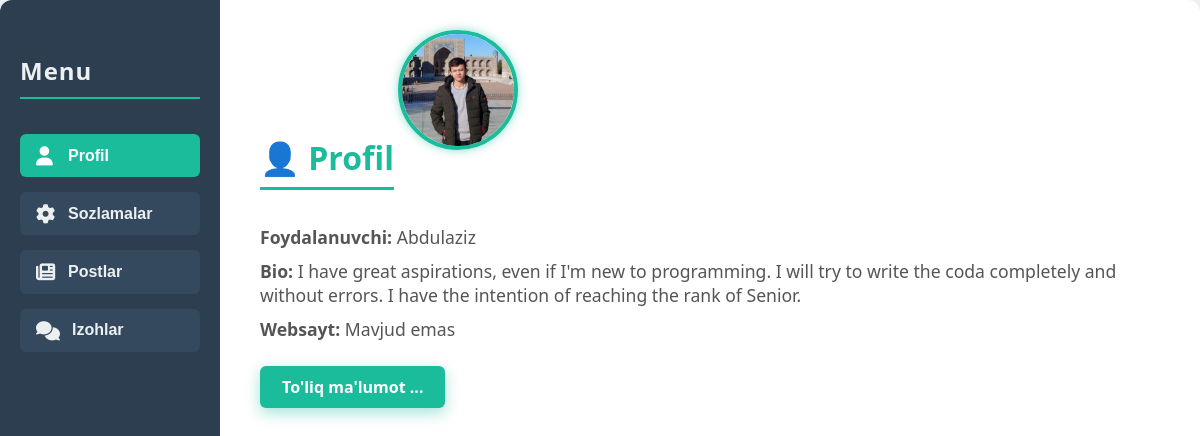
The app's page /home/ (signed in) with its own data.
### app1/models.py (models this page shows, shortened)
class UserProfil(models.Model):
    user = models.OneToOneField(User, on_delete=models.CASCADE)
    bio = models.TextField(blank=True, null=True)
    avatar = models.ImageField(upload_to='avatars/', blank=True, null=True)
    website = models.URLField(blank=True, null=True)
    education = models.ManyToManyField(Education, blank=True)
    address = models.CharField(max_length=255, blank=True, null=True)
    skills = models.ManyToManyField(Skill, blank=True)
    phone_number = models.CharField(max_length=15, blank=True, null=True)
    instagram = models.URLField(blank=True, null=True)
    telegram = models.URLField(blank=True, null=True)
    github=models.URLField(blank=True, null=True)

### app1/views.py (the view)
# urls.py: path('home/', Menu, name='home'),
@login_required(login_url='login_user')
def Menu(request):
    posts = Post.objects.filter(author=request.user)
    comments = Comment.objects.filter(author=request.user)
    profil = get_object_or_404(UserProfil, user=request.user)
    context = {
        'posts': posts,
        'comments': comments,
        'profil': profil,
    }
    return render(request, 'index.html', context=context)

### app1/templates/index.html (shortened to what this page needs)
<!DOCTYPE html>
<html lang="uz">
<head>
  <link rel="stylesheet" href="https://cdnjs.cloudflare.com/ajax/libs/font-awesome/6.4.0/css/all.min.css" />
</head>
<body>
  <div class="container">
    <div class="sidebar" role="navigation" aria-label="Asosiy menyu">
      <h3>Menu</h3>
      <button onclick="showSection('profile')" id="btn-profile" class="active"><i class="fas fa-user"></i> Profil</button>
      <button onclick="showSection('settings')" id="btn-settings"><i class="fas fa-cog"></i> Sozlamalar</button>
      <button onclick="showSection('posts')" id="btn-posts"><i class="fas fa-newspaper"></i> Postlar</button>
      <button onclick="showSection('comments')" id="btn-comments"><i class="fas fa-comments"></i> Izohlar</button>
    </div>
    <main class="main-content" tabindex="-1">
      <section id="profile" class="content-section active" aria-live="polite" aria-label="Profil bo‘limi">
        <h2>👤 Profil</h2>
        <img
          src="{% if profil.avatar %}{{ profil.avatar.url }}{% else %}https://picsum.photos/200{% endif %}"
          alt="Avatar" width="120" height="120" />
        <p><strong>Foydalanuvchi:</strong> {{ request.user.username }}</p>
        <p><strong>Bio:</strong> {{ profil.bio|default:"Bio mavjud emas." }}</p>
        <p><strong>Websayt:</strong>
          {% if profil.website %}
            <a href="{{ profil.website }}" target="_blank" rel="noopener noreferrer">{{ profil.website }}</a>
          {% else %}
            Mavjud emas
          {% endif %}
        </p>
        <a href="{% url 'profile_detail' %}" class="btn" aria-label="To‘liq ma‘lumot uchun havola">To'liq ma'lumot ...</a>
      </section>
    </main>
  </div>
</body>
</html>

### app1/templates/index.html (style rules this page uses)
* { box-sizing: border-box; }
body { font-family: 'Segoe UI', Tahoma, Geneva, Verdana, sans-serif; margin: 0; padding: 0; background-color: #f0f4f8; color: #333; }
.container { display: flex; min-height: 100vh; max-width: 1200px; margin: 0 auto; background: #fff; box-shadow: 0 8px 25px rgba(0,0,0,0.1); border-radius: 12px; overflow: hidden; }
.sidebar { width: 220px; background-color: #2c3e50; color: #ecf0f1; padding: 30px 20px; display: flex; flex-direction: column; gap: 15px; }
.sidebar h3 { margin-bottom: 20px; font-weight: 700; font-size: 1.5rem; letter-spacing: 1px; border-bottom: 2px solid #1abc9c; padding-bottom: 10px; }
.sidebar button { width: 100%; padding: 12px 16px; background-color: #34495e; border: none; border-radius: 6px; color: #ecf0f1; font-weight: 600; font-size: 1rem; cursor: pointer; text-align: left; display: flex; align-items: center; gap: 12px; transition: background-color 0.3s ease; }
.sidebar button:hover, .sidebar button.active { background-color: #1abc9c; color: #fff; }
.sidebar button i { font-size: 1.2rem; min-width: 20px; }
.main-content { flex: 1; padding: 30px 40px; overflow-y: auto; }
.content-section { display: none; animation: fadeIn 0.4s ease-in forwards; }
.content-section.active { display: block; }
h2 { font-weight: 700; font-size: 2rem; margin-bottom: 25px; color: #1abc9c; border-bottom: 3px solid #1abc9c; padding-bottom: 8px; display: inline-block; }
#profile img { border-radius: 50%; width: 120px; height: 120px; object-fit: cover; border: 4px solid #1abc9c; box-shadow: 0 0 10px rgba(26, 188, 156, 0.5); margin-bottom: 20px; }
#profile p { font-size: 1.1rem; margin: 10px 0; color: #555; }
#profile a.btn { display: inline-block; margin-top: 15px; background-color: #1abc9c; color: white; padding: 10px 22px; border-radius: 6px; font-weight: 600; text-decoration: none; box-shadow: 0 5px 15px rgba(26, 188, 156, 0.4); transition: background-color 0.3s ease; }
.btn { display: inline-block; background-color: #1abc9c; color: white; padding: 8px 16px; border-radius: 6px; text-decoration: none; font-weight: 600; box-shadow: 0 4px 10px rgba(26, 188, 156, 0.4); transition: background-color 0.3s ease; cursor: pointer; border: none; margin-top: 8px; }

### records on screen
UserProfil: avatar (picture), bio "I have great aspirations, even if I'm new to programming. I will try to write the coda completely and without errors. I have the intention of reaching the rank of Senior."

### other values on screen
{{ request.user.username }} "Abdulaziz"
